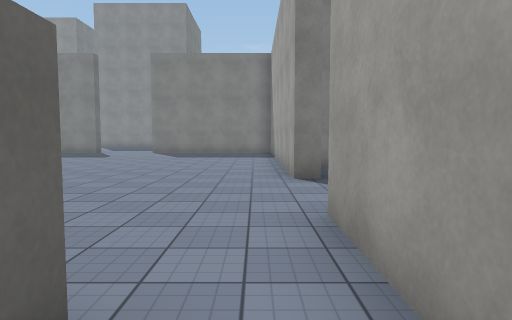
[1] (above)

22 first-person views from a walk through a Unity game level. The camera is 1.4 m above the floor, tilts 4° down and sees 75° across. The floor is counted in squares, 1.8 m on a side. Each view is taken from the middle of a square. On the plan, view 1 faces up. The plan holds only what a view shows up to about 11 squares ahead; the rest is blank. The place goes on beyond the plan. The player character is not drawn. Some surface patterns are stand-ins.

[2]
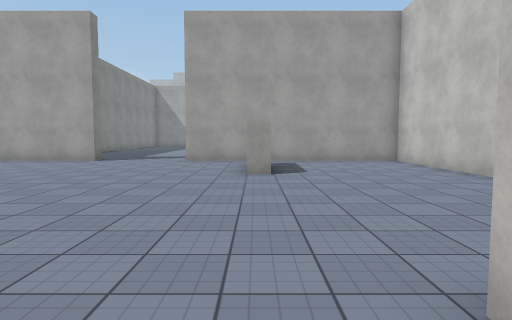

[3]
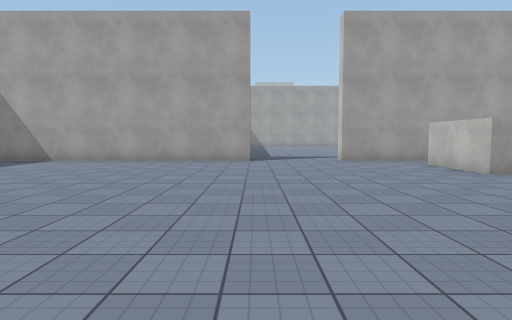

[4]
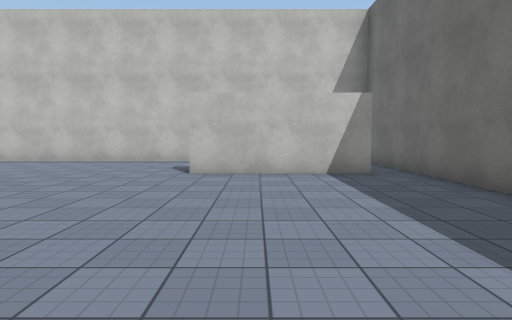

[5]
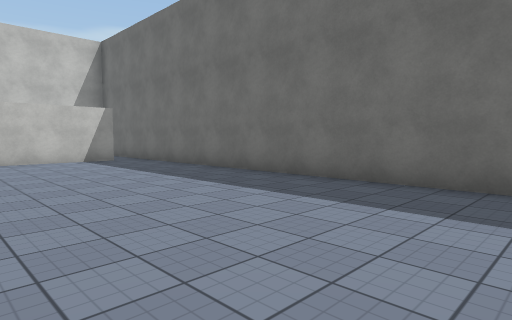

[6]
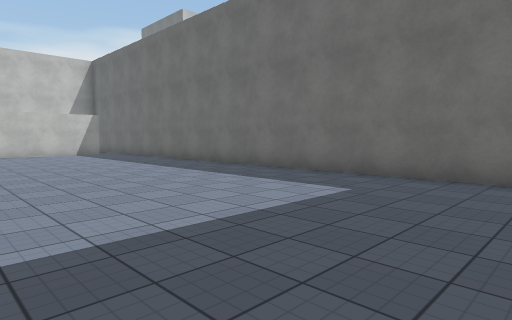

[7]
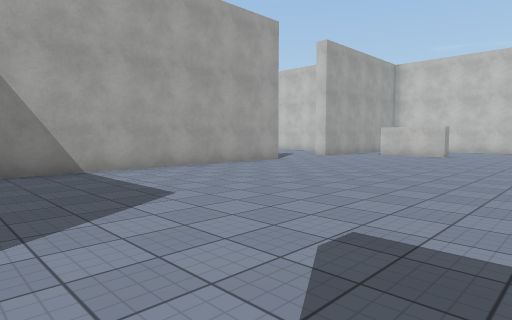

[8]
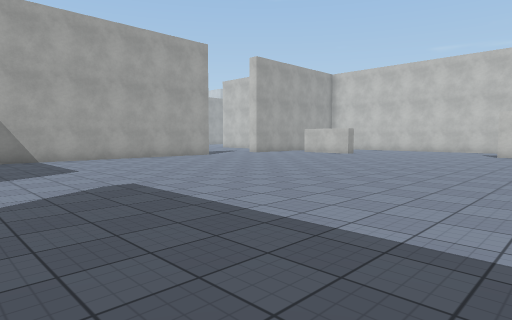

[9]
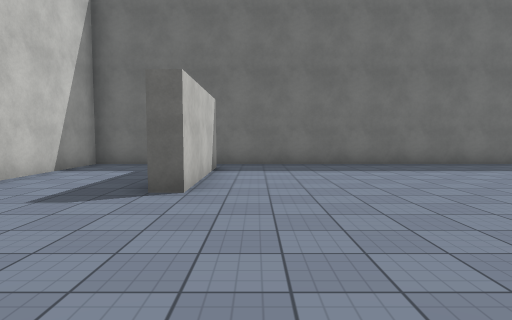

[10]
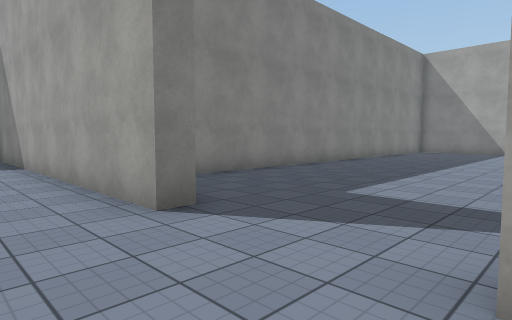

[11]
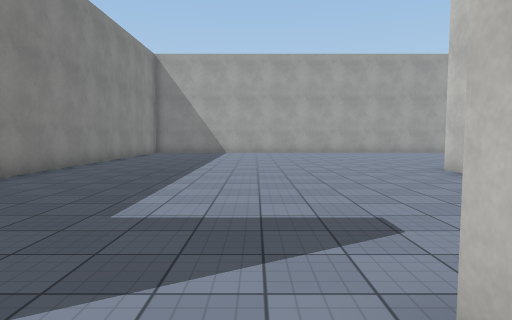

[12]
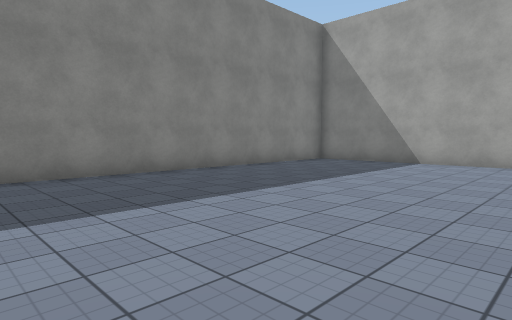

[13]
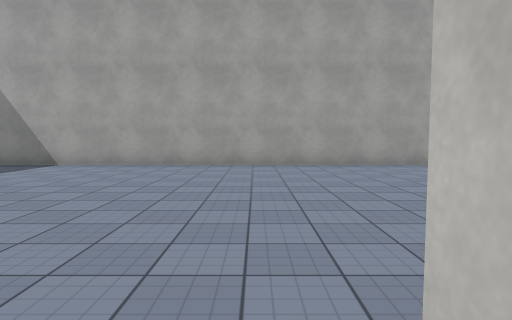

[14]
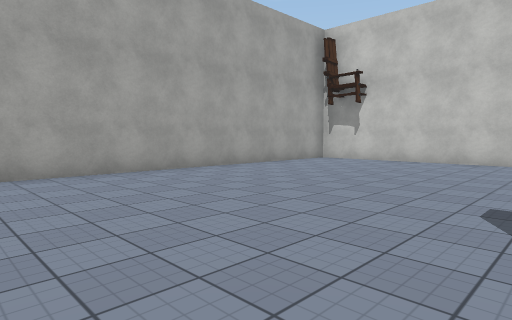

[15]
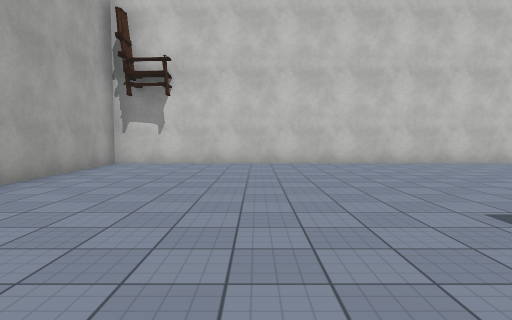

[16]
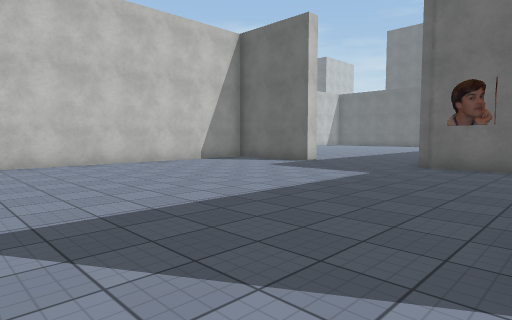

[17]
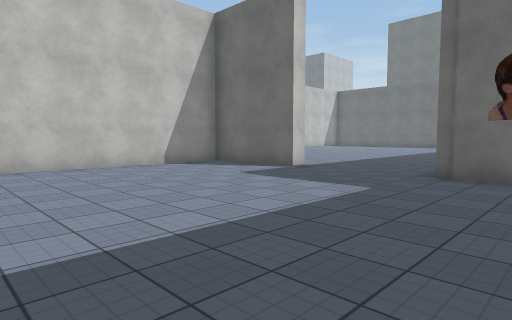

[18]
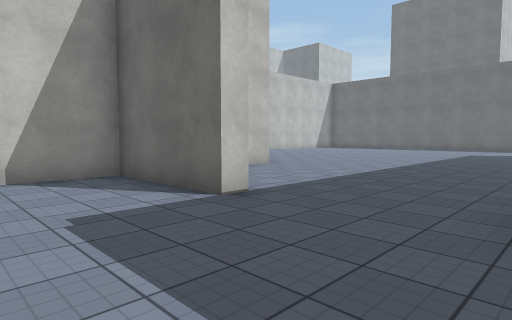

[19]
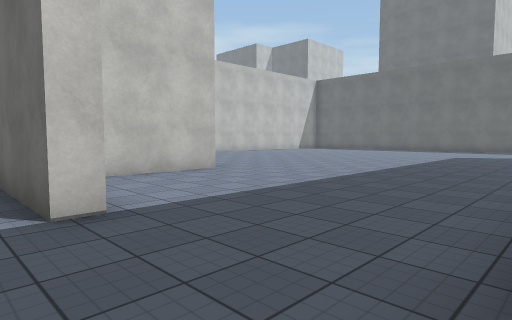

[20]
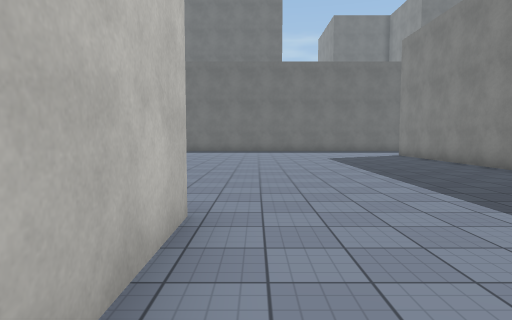

[21]
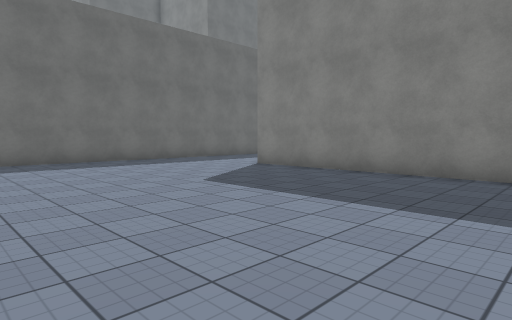

[22]
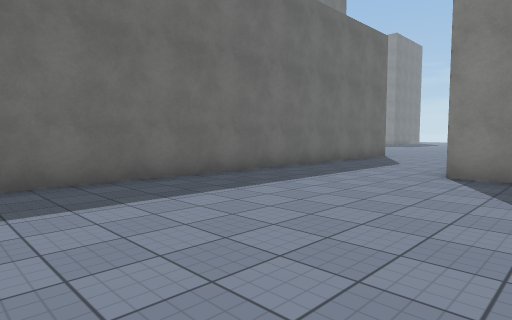

### Floor plan
Points are (right, up) in squares from view 1. A wall is a line through its corners. A room is listed if a view was taken in it or the views show most of it. See-through windows are left out.
Room 1 (views 1, 2, 3, 4, 5, 6, 7, 8, 9, 10, 11)
walls: (-3.2, 0.6) (-3.2, 1.2) (-0.7, 1.2) (-0.7, 0.8); (0.7, 6.2) (0.7, 15.5); (-12.5, 0) (-8.6, 0) (-8.6, -0.5); (-8, -3.6) (0.7, -3.6) (0.7, 3.2); (-13.5, 14.2) (-13.5, -3.6) (-9.9, -3.6)
ways out: opening at (1, 5) to room 2
Room 2 (views 12, 13, 14, 15, 16, 17, 18, 19, 20, 21, 22)
walls: (0.6, -7.4) (1.2, -7.4) (1.2, -10.7) (16.1, -10.7) (16.1, 7.5); (1.2, -2.1) (1.2, -4.1); (-3.2, -10.7) (-0.5, -10.7); (-7.8, -4) (-14, -4); (0.7, 3.2) (1.2, 3.2); (7, -0.4) (7.9, -0.4); (1.2, 6.2) (0.7, 6.2); (-17.8, -1.1) (-17.8, -10.4); (14.9, 8.8) (1.6, 8.8)
ways out: opening at (1, 5) to room 1

Positions as (right, up) in squares from view 1, and headings:
1: (0, 0), facing up
2: (-10, 1), facing right
3: (-10, 6), facing right
4: (-10, 7), facing down
5: (-8, 11), facing down-left
6: (-7, 15), facing down-left
7: (-7, 15), facing down-right
8: (-11, 15), facing down-right
9: (-4, 1), facing left
10: (-1, 3), facing up-right
11: (0, 4), facing right
12: (6, 2), facing up-right
13: (7, 0), facing right
14: (9, 0), facing down-right
15: (12, -1), facing down
16: (10, -1), facing down-left
17: (8, -2), facing down-left
18: (4, -4), facing down-left
19: (2, -4), facing down-left
20: (0, -10), facing left
21: (-7, -11), facing up-left
22: (-12, -11), facing up-left
